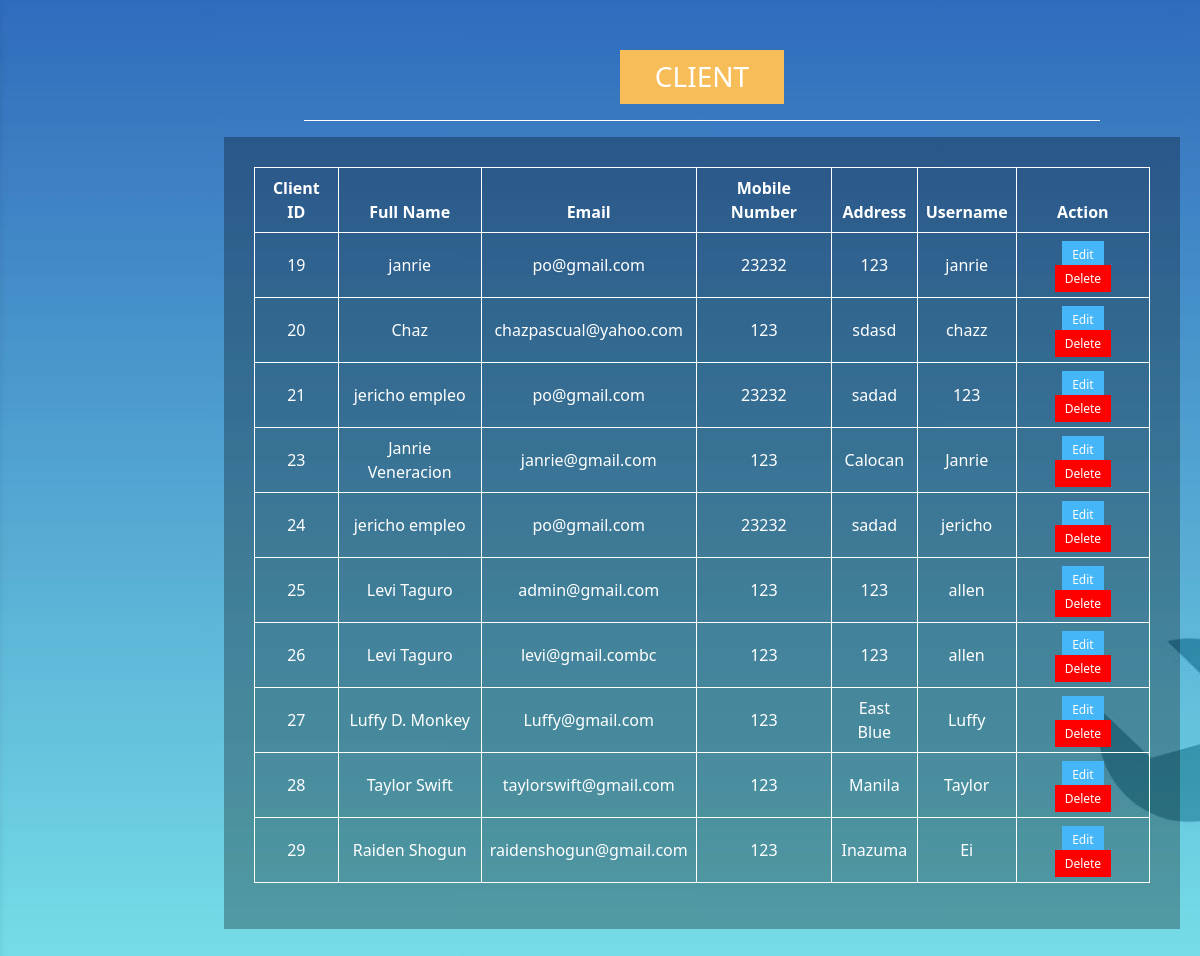
Before: /Admin/Registered_Users.php with the older database file.
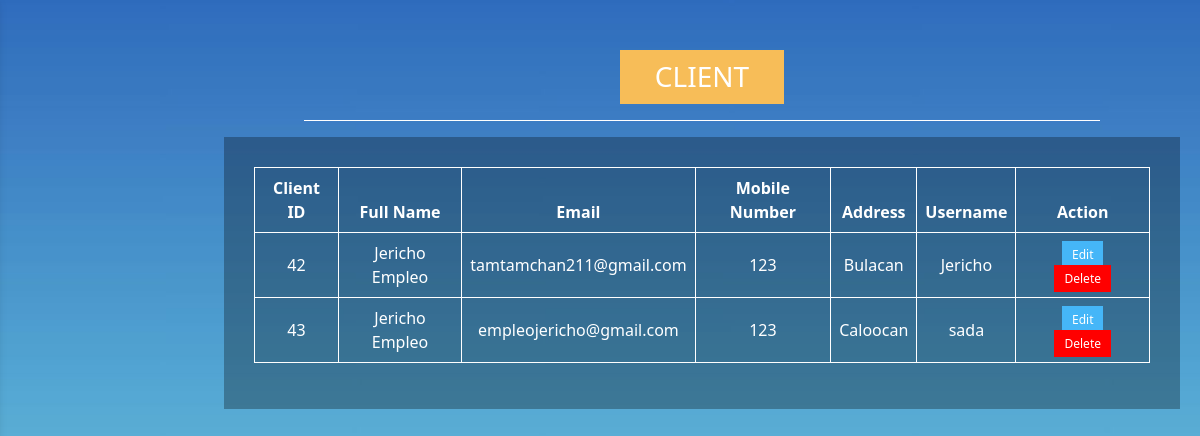
After: the same page with the newer database file.
### tables this page shows
CREATE TABLE `client` (
  `client_id` int(11) NOT NULL,
  `fullname` varchar(50) NOT NULL,
  `email` varchar(100) NOT NULL,
  `mobile_number` int(20) NOT NULL,
  `address` varchar(100) NOT NULL,
  `username` varchar(30) NOT NULL,
  `password` varchar(200) NOT NULL
);

### Admin/Registered_Users.php (the view, shortened to what this page needs)
<?php
     include('../connection.php');
     $sql = "SELECT * FROM client";
     $result = mysqli_query($con, $sql);
?>
<!DOCTYPE html>
<html lang="en">
     <head>
          <link href="https://cdn.jsdelivr.net/npm/bootstrap@5.3.0/dist/css/bootstrap.min.css" rel="stylesheet"
>
          <link rel="stylesheet" href="../CSS/style.css">
          <link rel="stylesheet" href="../CSS/bg-style-a.css">
     </head>
     <body>
          <?php include "../common/admin-side-nav.php" ?>
          <div>
               <div class="row">
                    <div class="col-xl-2 col-0"></div>
                    <div class="col-xl-10 col-12">
                         <div class="d-flex justify-content-center">
                              <h3 class="admin-head-txt mb-0">Client</h3>
                         </div>
                         <div class="d-flex justify-content-center">
                              <hr style="opacity: 1; color: white; width: 80%;">
                         </div>
                         <div class="d-flex justify-content-center">
                              <div class="admin-section">
                                   <div class="table-section">
                                   <?php
                                        if (!$result) {
                                             echo "Error: " . mysqli_error($con);
                                        } else {
                                             if (mysqli_num_rows($result) > 0) {
                                             echo '<table class="table">
                                                       <thead>
                                                            <tr>
                                                                 <th scope="col">Client ID</th>
                                                                 <th scope="col">Full Name</th>
                                                                 <th scope="col">Email</th>
                                                                 <th scope="col">Mobile Number</th>
                                                                 <th scope="col">Address</th>
                                                                 <th scope="col">Username</th>
                                                                 <th scope="col">Action</th>
                                                            </tr>
                                                       </thead>
                                                       <tbody>';
                                             while ($row = mysqli_fetch_assoc($result)) {
                                                  echo '<tr>
                                                            <td>' . $row['client_id'] . '</td>
                                                            <td>' . $row['fullname'] . '</td>
                                                            <td>' . $row['email'] . '</td>
                                                            <td>' . $row['mobile_number'] . '</td>
                                                            <td>' . $row['address'] . '</td>
                                                            <td>' . $row['username'] . '</td>
                                                            <td>
                                                            <a href="Registered_Users_Form.php?client_id=' . $row['client_id'] . '" class="btn-edit">Edit</a>
                                                            <a href="Delete_Registered_Users.php?client_id=' . $row['client_id'] . '" class="btn-delete">Delete</a>
                                                       </td>
                                                       </tr>';
                                             }
                                             echo '</tbody></table>';
                                             } else {
                                             echo "No records found.";
                                             }
                                        }
                                   ?>
                                   </div>
                              </div>
                         </div>
                    </div>
               </div>
          </div>
     </body>
</html>

Changed rows visible on the page:
removed client: client_id "19", fullname "janrie", email "po@gmail.com", mobile_number "23232", address "123", username "janrie"
removed client: client_id "20", fullname "Chaz", email "chazpascual@yahoo.com", mobile_number "123", address "sdasd", username "chazz"
removed client: client_id "21", fullname "jericho empleo", email "po@gmail.com", mobile_number "23232", address "sadad", username "123"
removed client: client_id "23", fullname "Janrie Veneracion", email "janrie@gmail.com", mobile_number "123", address "Calocan", username "Janrie"
removed client: client_id "24", fullname "jericho empleo", email "po@gmail.com", mobile_number "23232", address "sadad", username "jericho"
removed client: client_id "25", fullname "Levi Taguro", email "admin@gmail.com", mobile_number "123", address "123", username "allen"
removed client: client_id "26", fullname "Levi Taguro", email "levi@gmail.combc", mobile_number "123", address "123", username "allen"
removed client: client_id "27", fullname "Luffy D. Monkey", email "Luffy@gmail.com", mobile_number "123", address "East Blue", username "Luffy"
removed client: client_id "28", fullname "Taylor Swift", email "taylorswift@gmail.com", mobile_number "123", address "Manila", username "Taylor"
removed client: client_id "29", fullname "Raiden Shogun", email "raidenshogun@gmail.com", mobile_number "123", address "Inazuma", username "Ei"
added client: client_id "42", fullname "Jericho Empleo", email "tamtamchan211@gmail.com", mobile_number "123", address "Bulacan", username "Jericho"
added client: client_id "43", fullname "Jericho Empleo", email "empleojericho@gmail.com", mobile_number "123", address "Caloocan", username "sada"
